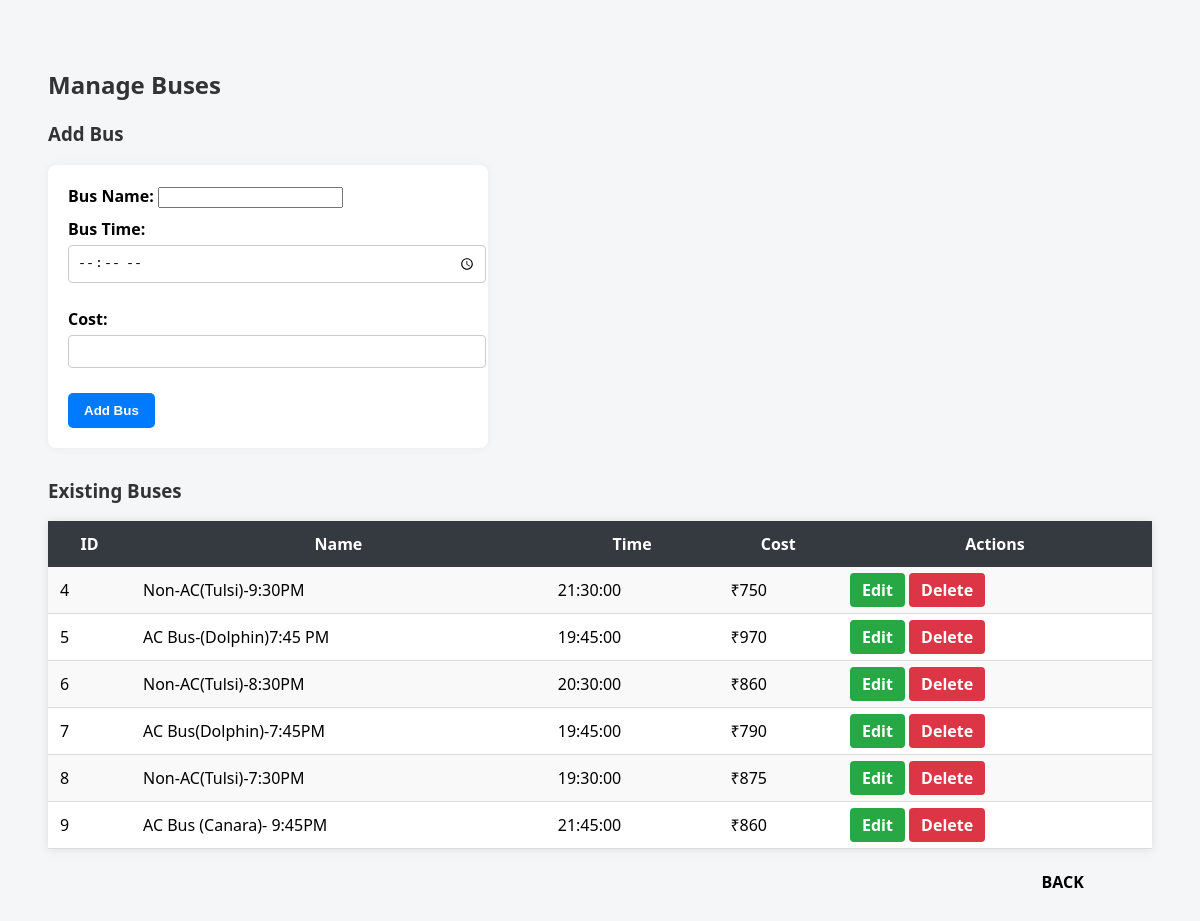
The page /manage_buses.php on the database its author committed.
### tables this page shows
CREATE TABLE IF NOT EXISTS `buses` (
  `id` int(11) NOT NULL AUTO_INCREMENT,
  `bus_name` varchar(100) NOT NULL,
  `bus_time` time NOT NULL,
  `cost` int(11) NOT NULL,
  PRIMARY KEY (`id`)
);

### manage_buses.php (the view, shortened to what this page needs)
<?php
$conn = new mysqli("localhost", "root", "", "register_db");
$bus_to_edit = null;
?>
<!DOCTYPE html>
<html>
<head>
</head>
<body>
<h2>Manage Buses</h2>
<h3><?= $bus_to_edit ? "Edit Bus" : "Add Bus"; ?></h3>
<form method="POST">
    <label>Bus Name:
        <input name="bus_name" value="<?= htmlspecialchars($bus_to_edit['bus_name'] ?? '') ?>" required>
    </label>
    <label>Bus Time:
        <input type="time" name="bus_time" value="<?= htmlspecialchars($bus_to_edit['bus_time'] ?? '') ?>" required>
    </label>
    <label>Cost:
        <input type="number" name="cost" value="<?= htmlspecialchars($bus_to_edit['cost'] ?? '') ?>" required>
    </label>
    <button type="submit" name="<?= $bus_to_edit ? 'edit_bus' : 'add_bus' ?>">
        <?= $bus_to_edit ? 'Update Bus' : 'Add Bus' ?>
    </button>
</form>
<h3>Existing Buses</h3>
<table>
    <tr>
        <th>ID</th>
        <th>Name</th>
        <th>Time</th>
        <th>Cost</th>
        <th>Actions</th>
    </tr>
    <?php
    $result = $conn->query("SELECT * FROM buses");
    while ($row = $result->fetch_assoc()) {
        echo "<tr>
            <td>{$row['id']}</td>
            <td>" . htmlspecialchars($row['bus_name']) . "</td>
            <td>{$row['bus_time']}</td>
            <td>₹{$row['cost']}</td>
            <td>
                <a class='button edit' href='?edit_bus={$row['id']}'>Edit</a>
                <a class='button delete' href='?delete_bus={$row['id']}' onclick='return confirm(\"Delete this bus and all its bookings?\")'>Delete</a>
            </td>
        </tr>";
    }
    ?>
</table>
<br>
<nav>
<a href="admin_dashboard">BACK</a>
</nav>
</body>
</html>

### manage_buses.php (style rules this page uses)
body { font-family: 'Segoe UI', Tahoma, Geneva, Verdana, sans-serif; padding: 40px; background-color: #f4f6f8; }
h2, h3 { color: #333; }
form { background-color: #ffffff; padding: 20px; border-radius: 8px; box-shadow: 0 0 10px rgba(0, 0, 0, 0.05); margin-bottom: 30px; width: 100%; max-width: 400px; }
label { display: block; margin-bottom: 10px; font-weight: bold; }
input[type="text"], input[type="time"], input[type="number"] { width: 100%; padding: 8px; margin-top: 5px; margin-bottom: 15px; border: 1px solid #ccc; border-radius: 4px; }
button { background-color: #007BFF; color: white; padding: 10px 16px; border: none; border-radius: 5px; cursor: pointer; font-weight: bold; }
table { width: 100%; border-collapse: collapse; background-color: #ffffff; box-shadow: 0 0 10px rgba(0, 0, 0, 0.1); }
th { background-color: #343a40; color: white; padding: 12px; }
td { padding: 12px; border-bottom: 1px solid #ddd; }
tr:nth-child(even) { background-color: #f9f9f9; }
a.button { padding: 6px 12px; text-decoration: none; border-radius: 4px; font-weight: bold; }
.edit { background-color: #28a745; color: white; }
.delete { background-color: #dc3545; color: white; }
nav a { color:black; margin-left: 90%; text-decoration: none; font-weight:bold; }

### rows shown on the page
buses: id "4", bus_name "Non-AC(Tulsi)-9:30PM", bus_time "21:30:00", cost "750"
buses: id "5", bus_name "AC Bus-(Dolphin)7:45 PM", bus_time "19:45:00", cost "970"
buses: id "6", bus_name "Non-AC(Tulsi)-8:30PM", bus_time "20:30:00", cost "860"
buses: id "7", bus_name "AC Bus(Dolphin)-7:45PM", bus_time "19:45:00", cost "790"
buses: id "8", bus_name "Non-AC(Tulsi)-7:30PM", bus_time "19:30:00", cost "875"
buses: id "9", bus_name "AC Bus (Canara)- 9:45PM", bus_time "21:45:00", cost "860"
